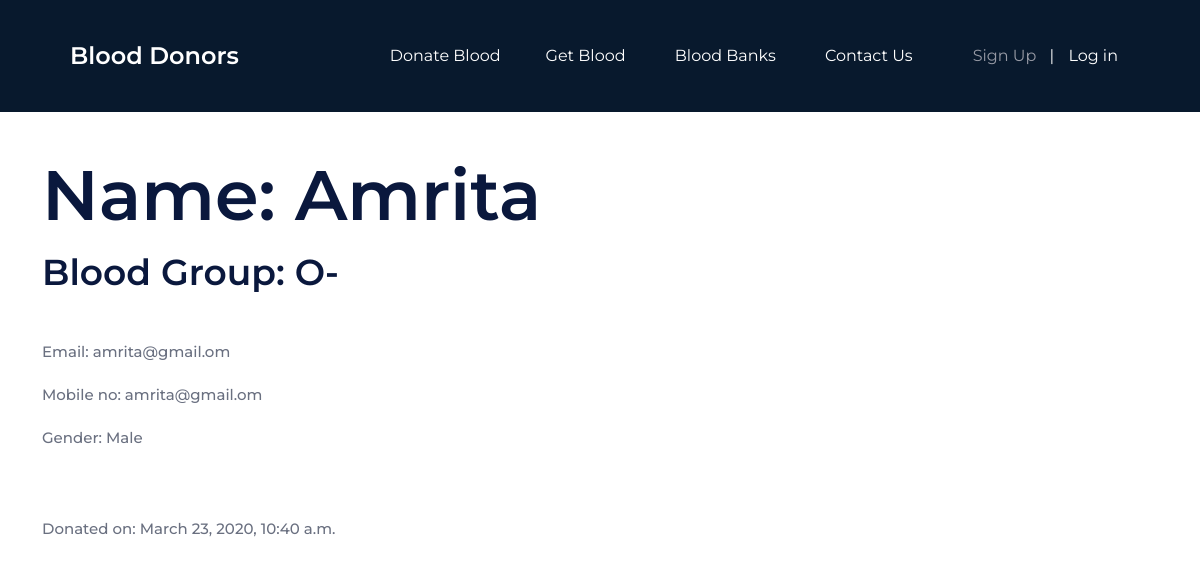
The app's page /donor_list/14/ with its own data.
### mysite/models.py (models this page shows, shortened)
class DonateBlood(models.Model):
    author = models.ForeignKey(User, on_delete=models.CASCADE)
    author2 = models.CharField(max_length=200)
    name = models.CharField(max_length=200)
    dateofbirth = models.CharField(max_length=200)
    weight = models.CharField(max_length=200)
    blood_group = models.CharField(max_length=200)
    last_donation = models.CharField(max_length=200, blank=True, null=True)
    frequency = models.CharField(max_length=200, blank=True, null=True)
    email = models.CharField(max_length=200)
    mobile_no = models.CharField(max_length=200)
    address = models.TextField()
    zip_code = models.CharField(max_length=20)
    gender = models.CharField(max_length=20)
    message = models.TextField(blank=True, null=True)
    updated = models.DateTimeField(auto_now=True)
    date = models.DateTimeField(auto_now_add=True)
    class Meta:
        ordering = ['-date']
    def __str__(self):
        return "{}: {}".format(self.name, self.email)

### mysite/views.py (the view)
# urls.py: path("donor_list/<int:pk>/", blood_detail),
def blood_detail(request, pk):
    obj = DonateBlood.objects.get(pk=pk)
    if request.user.username == obj.author:
        context = {"object": obj, "true": True}
    else:
        context = {"object": obj}
    print(context)
    print(request.user.username)
    print(obj.author)
    return render(request, template_name="donor_detail.html", context=context)

### mysite/templates/donor_detail.html (shortened to what this page needs)
{% extends "base.html" %}
{% block content %}
<h1>Name: {{object.name}}</h1><br>
<h2>Blood Group: {{object.blood_group}}</h2>
<br>
<br>
<p>Email: {{ object.email }}</p>
<p>Mobile no: {{ object.email }}</p>
<p>Gender: {{object.gender}}</p>
<br>
<br>
<p>Donated on: {{ object.date }}</p>
{% endblock content %}

### mysite/static/css/style.css (style rules this page uses)
html, body { height: 100%; font-family: "Montserrat", sans-serif; -webkit-font-smoothing: antialiased; font-smoothing: antialiased; }
h1, h2, h3, h4, h5, h6 { margin: 0; color: #0a183d; font-weight: 600; line-height: 1; }
h1 { font-size: 70px; }
h2 { font-size: 36px; }
p { font-size: 15px; color: #6a7080; line-height: 1.8; font-weight: 500; }

### records on screen
DonateBlood: name "Amrita", blood_group "O-", email "amrita@gmail.om", gender "Male", date "March 23, 2020, 10:40 a.m."
